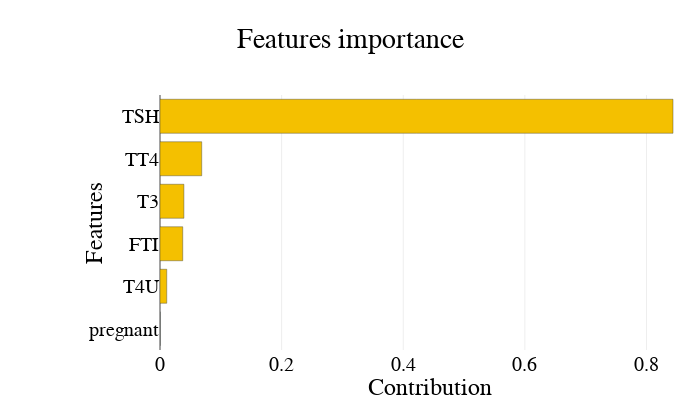

Notebook code for this chart:
### Code cell
fig = xpl.plot.features_importance() # Visualizando informações sobre o modelo
# Update figure layout (e.g., title, axis labels)
fig.update_layout(
    title='Features importance',
    xaxis_title='Contribution',
    yaxis_title='Features', 
    font=dict(family='Arial', size=20, color='black'),
    width=700,
    height=400,
    showlegend=False,    
    template='none'
)

### Figure 1 — Plotly figure (JSON) as saved in the notebook; plotly's stock layout.template omitted (floating-point values rounded to 4 significant figures)
{"data": [{"customdata": ["pregnant", "T4U", "FTI", "T3", "TT4", "TSH"], "hovertemplate": "Feature: %{customdata}<br />Contribution: %{x:.4f}<extra></extra>", "marker": {"color": ["rgba(244, 192, 0, 1.0)", "rgba(244, 192, 0, 1.0)", "rgba(244, 192, 0, 1.0)", "rgba(244, 192, 0, 1.0)", "rgba(244, 192, 0, 1.0)", "rgba(244, 192, 0, 1.0)"], "line": {"color": "rgba(52, 55, 54, 0.8)", "width": 0.5}}, "name": "Global", "orientation": "h", "type": "bar", "x": [0, 0.0111, 0.0374, 0.0393, 0.0686, 0.8436], "y": ["pregnant", "T4U", "FTI", "T3", "TT4", "TSH"]}], "layout": {"autosize": false, "barmode": "group", "font": {"color": "black", "family": "Arial", "size": 20}, "height": 400, "hovermode": "closest", "margin": {"b": 50, "l": 160, "r": 0, "t": 95}, "showlegend": false, "title": {"text": "Features importance"}, "width": 700, "xaxis": {"title": {"text": "Contribution"}}, "yaxis": {"automargin": true, "dtick": 1, "tickmode": "array", "ticktext": ["pregnant", "T4U", "FTI", "T3", "TT4", "TSH"], "tickvals": ["pregnant", "T4U", "FTI", "T3", "TT4", "TSH"], "title": {"text": "Features"}}}}
